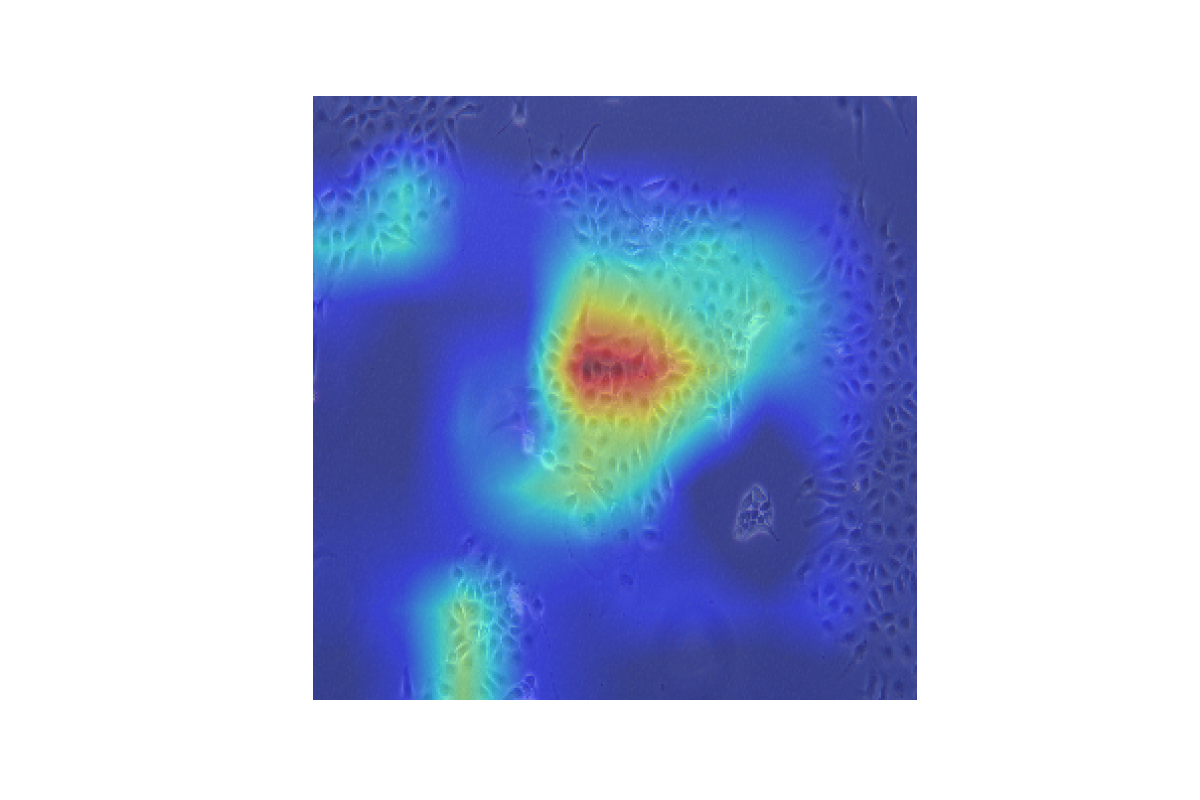
#> input picture attachments/control_Oral17- GradCAM- correct prediction.png, 2400 x 1600 px (shown at 1/2 size); its folder holds only this picture in this run
$ python -i S1_Prep_RadomSplit.py   (imports and definitions only)
#> lines starting #> are read from the running program, lines starting #| are printed output that depends on the picture
#> further down, picture is the input picture: shape (1600, 2400, 3); mean B, G, R 224.9, 195.9, 185
# -*- coding: utf-8 -*-
"""
Created on Sun Jul 11 19:21:50 2021

@author: user
"""

import cv2
import numpy as np
import pandas as pd
import matplotlib.pyplot as plt

from collections import OrderedDict

import os
from os import listdir, walk

'''
data_folder = 'lung cancer 0615-0600'
Label0 = "h1975"
Label1 = "or4"
Labels = [Label0,Label1]

## Data directory
origion_path = "D:\\Project_Jane\\StemCellReg2021\\Data\\" + data_folder
## Analysis directory
directory = "D:\Project_Jane\StemCellReg2021\Lung cancer binary classification_K-fold CV"

#Define the splitted file names and their ratios (sum=1)
split_ratio = OrderedDict({'train': 0.85, 'test': 0.15})
'''
#%%
#                                               O. Full Data Preprocessing

#%%

#%%                                            0.1 Resize of Input Data set
# [19 lines left out: function Resize_Prep, not called in this run]

#%%                                            0.2 Equalize & Binaritize Input Data set

from skimage import exposure

def img_equalize_binary(image, threshold=None):
    '''
    equalized gray-scale/ RGB image using "Contrast Limited Adaptive Histogram Equalization (CLAHE)" (which turn data range into [0,1]),
    and then binarize image according to threshold(defaul 0.5)
    Input:
        image: np.array
                if len(image.shape)=2-> gray-scale with shape = (W, H)
                if len(image.shape)=3-> RGB-scale with shape = (W, H, 3)
        threshold: None or float value
            if !=None, then each pixel value is binarized by threshold=a
    Output:
        image_bi: np.array of binarized data
            if gray-scale: shape = (W, H)
            if RGB-scale: shape = (W, H, 3), note that CLAHE is performed individually for each color channel
    '''
    if len(image.shape)==2:
        image_eq =  exposure.equalize_adapthist(image)
        if threshold==None:
            image_bi = image_eq
        else:
            image_bi =  np.where(image_eq > threshold, 1, 0)
    elif len(image.shape)==3:
        image_eq_R =  exposure.equalize_adapthist(image[:,:,0])
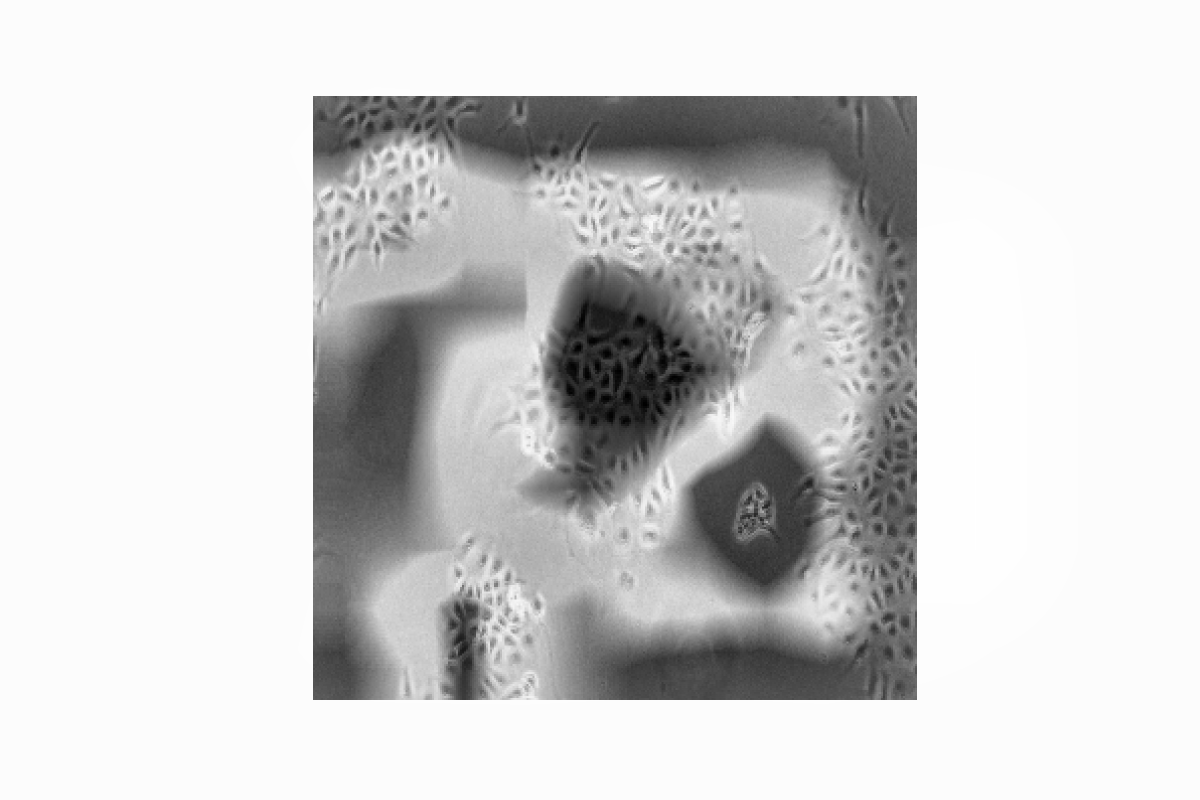
#> image_eq_R: shape (1600, 2400) float64 (shown at 1/2 size); min 0, max 1, mean 0.824
        image_eq_G =  exposure.equalize_adapthist(image[:,:,1])
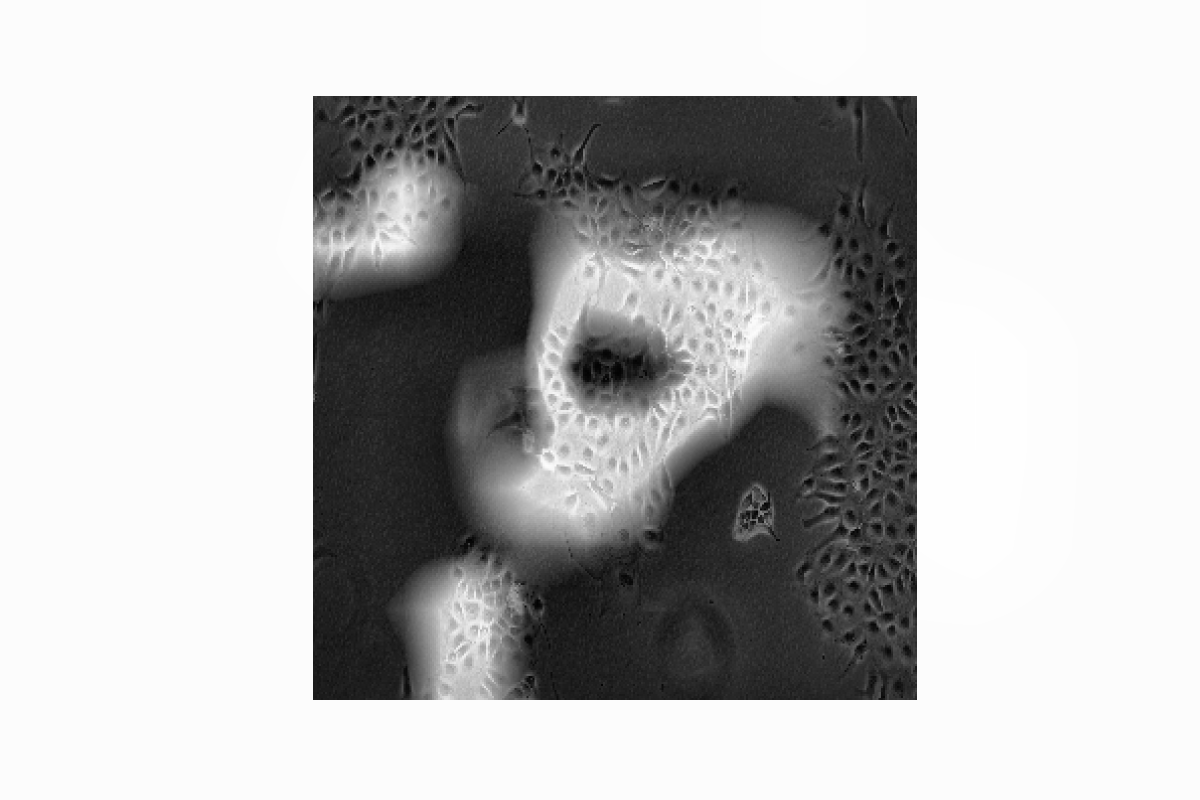
#> image_eq_G: shape (1600, 2400) float64 (shown at 1/2 size); min 0, max 1, mean 0.735
        image_eq_B =  exposure.equalize_adapthist(image[:,:,2])
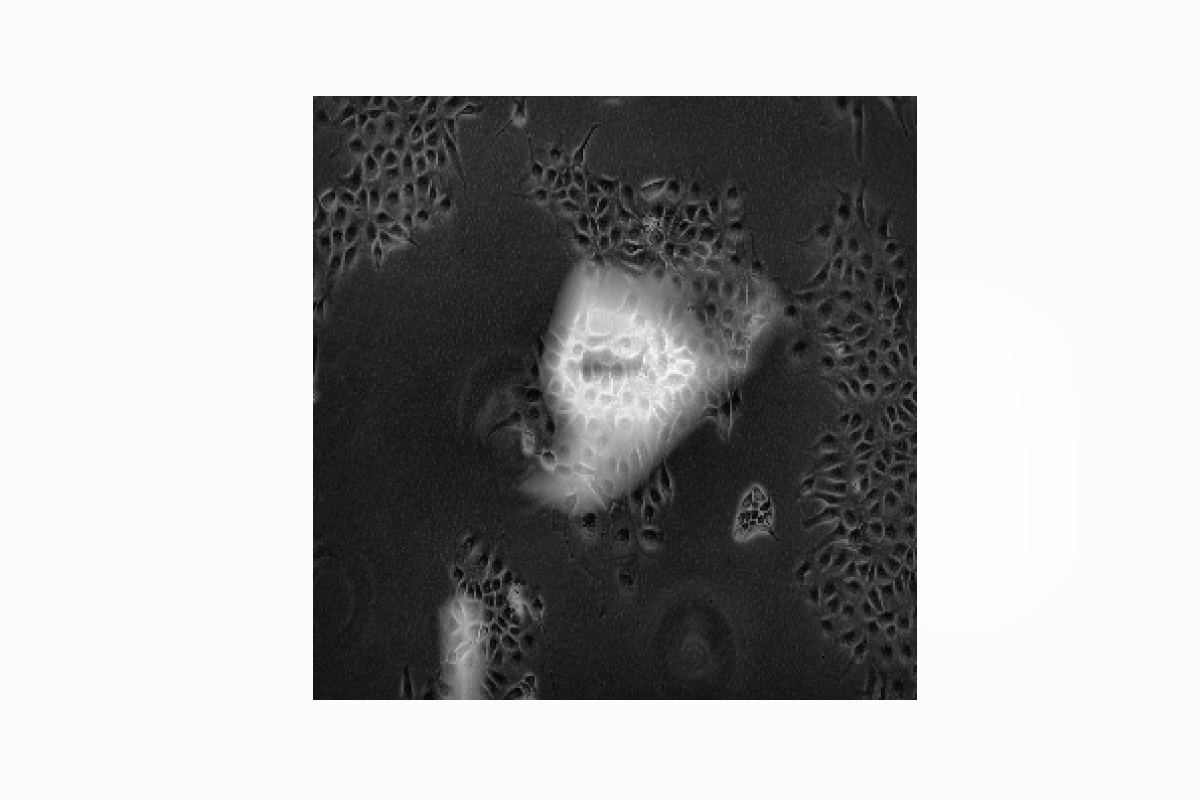
#> image_eq_B: shape (1600, 2400) float64 (shown at 1/2 size); min 0, max 1, mean 0.694
        image_eq = np.concatenate([image_eq_R[:,:, np.newaxis], image_eq_G[:,:, np.newaxis], image_eq_B[:,:, np.newaxis]], axis = 2)
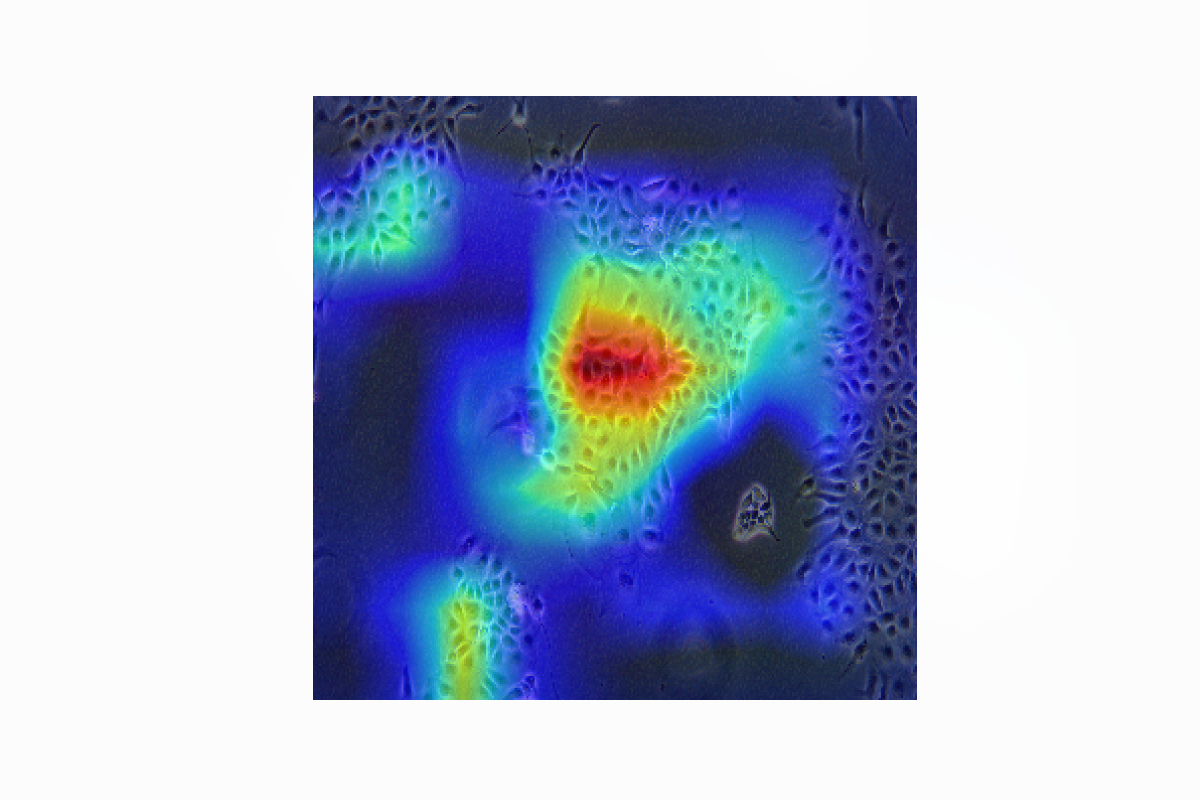
#> image_eq: shape (1600, 2400, 3) float64 (shown at 1/2 size); mean of channels 0, 1, 2 0.824, 0.735, 0.694; drawn as B, G, R
        if threshold==None:
            image_bi = image_eq
        else:
            image_bi =  np.where(image_eq > threshold, 1, 0)

    return image_bi
'''
image_bi = img_equalize_binary(image, threshold=0.5)
# for Gray imgae
plt.imshow(image_bi, cmap='gray')
plt.show()
# for RGB imgae
plt.imshow(image_bi*255)# transform {0,1} to {0, 255} binary data so as for RGB visualization
plt.show()
'''

#%%
#                      I. Random Strafified Split for, say, Training / Validatrion / Testing sets

#%%
# [57 lines left out: function Split_Data_Strafied, not called in this run]
'''
#Application

from CNN_Procedure import S1_Prep_RadomSplit as S1

#Define the splitted file names and their ratios (sum=1)
from collections import OrderedDict
split_ratio = OrderedDict({'train': 0.60, 'val': 0.20, 'test': 0.20})

resize = None

split_data, split_index = S1.Split_Data_Strafied(origion_path, Labels, split_ratio, resize = resize)

#Extract and name corresponding data - hard label ----------------------------------------------------------
train_data = np.concatenate([split['train'] for label, split in split_data.items()], 0)
train_label = np.concatenate([np.zeros(len(split['train']), dtype=np.int_) + Labels_dic[label] for label, split in split_data.items()], 0).astype(np.int_)
train_index = [x  for label, split in split_index.items() for x in split['train']]

val_data = np.concatenate([split['val'] for label, split in split_data.items()], 0)
val_label = np.concatenate([np.zeros(len(split['val']), dtype=np.int_) + Labels_dic[label] for label, split in split_data.items()], 0).astype(np.int_)
val_index = [x  for label, split in split_index.items() for x in split['val']]

test_data = np.concatenate([split['test'] for label, split in split_data.items()], 0)
test_label = np.concatenate([np.zeros(len(split['test']), dtype=np.int_) + Labels_dic[label] for label, split in split_data.items()], 0).astype(np.int_)
test_index = [x  for label, split in split_index.items() for x in split['test']]
'''

>>> import cv2
>>> picture = cv2.imread('../../attachments/control_Oral17- GradCAM- correct prediction.png')
>>> result = img_equalize_binary(picture)

$ run again, on attachments/control_Oral17- Guided Backprop.png
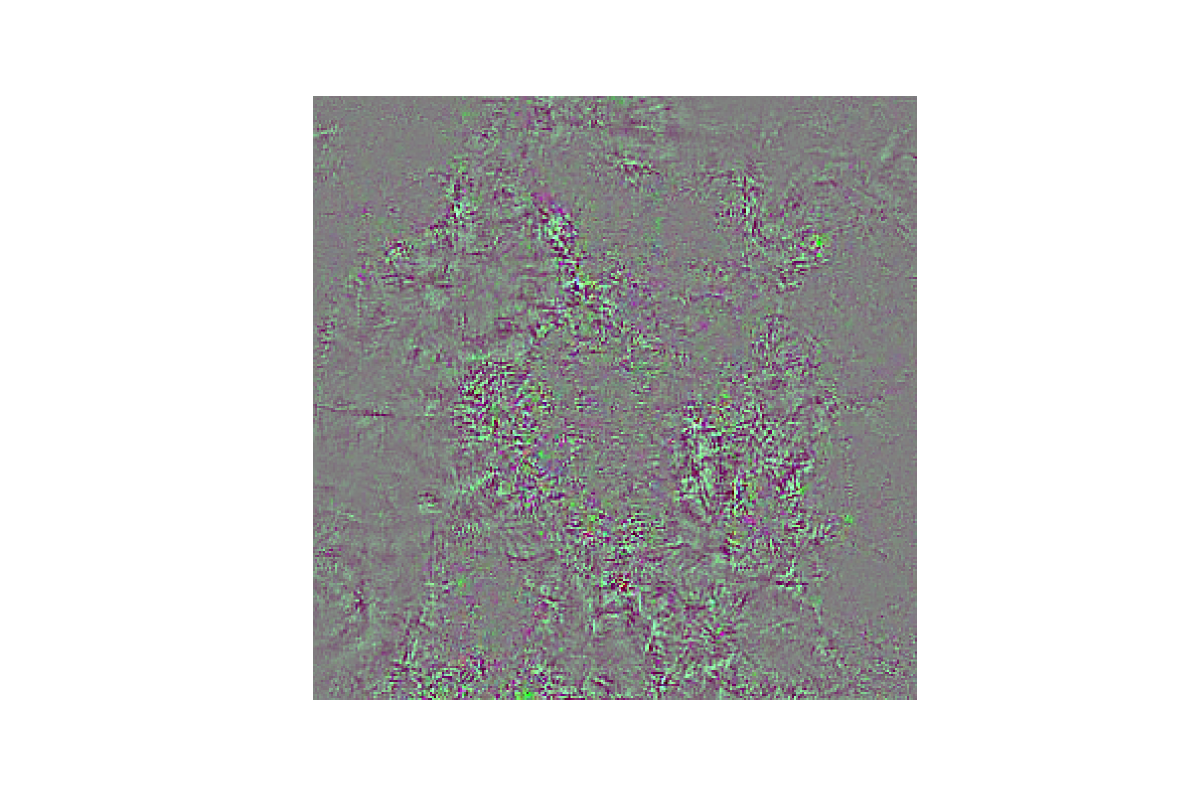
#> input picture attachments/control_Oral17- Guided Backprop.png, 2400 x 1600 px (shown at 1/2 size)
#> picture is the input picture: shape (1600, 2400, 3); mean B, G, R 206.3, 206.4, 206.4
#> in img_equalize_binary, `image_eq_G =  exposure.equalize_adapthist(image[:,:,1])`:
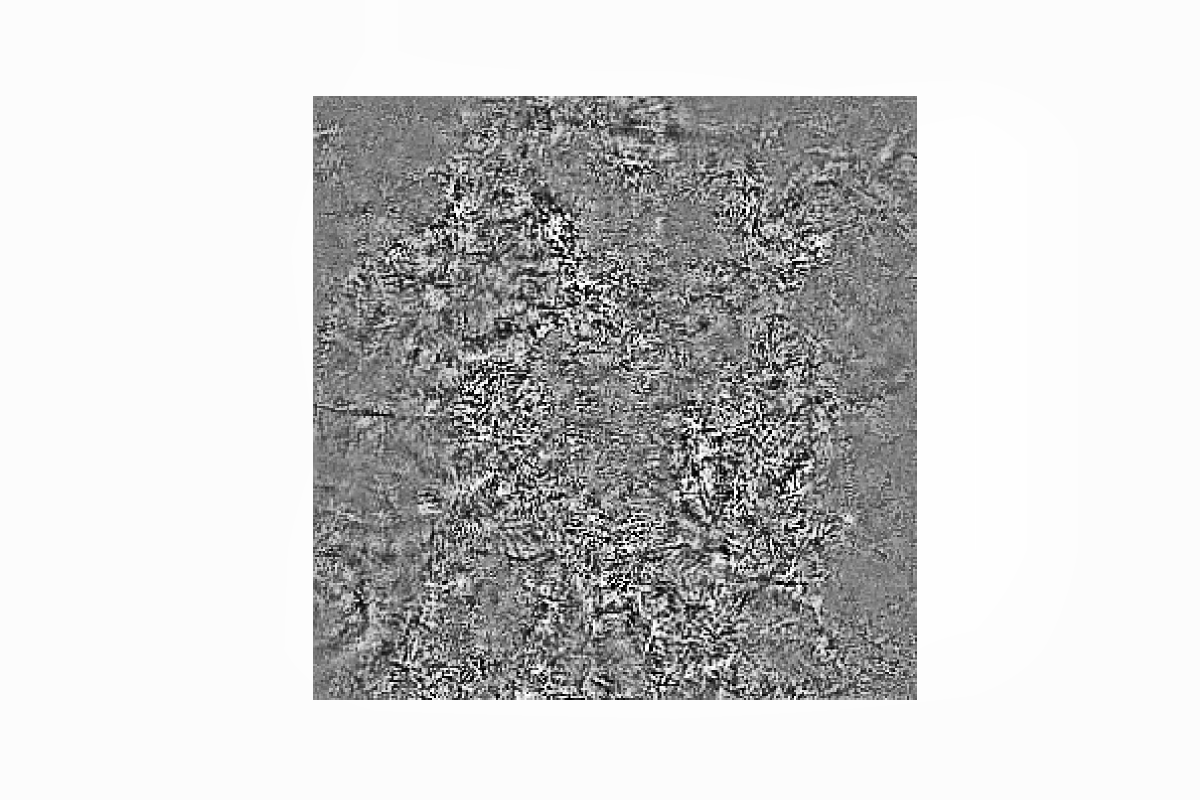
#> image_eq_G: shape (1600, 2400) float64 (shown at 1/2 size); min 0, max 1, mean 0.804
#> in img_equalize_binary, `image_eq = np.concatenate([image_eq_R[:,:, np.newaxis], image_eq_G[:,:..`:
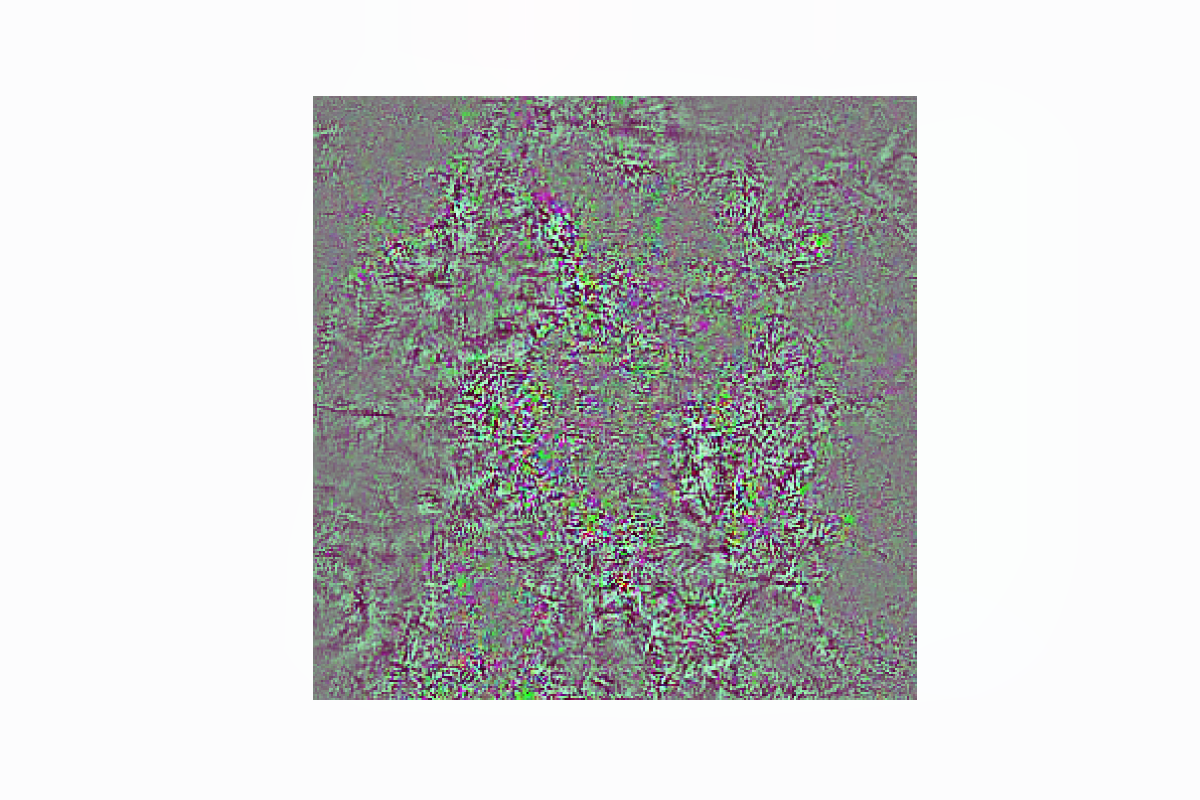
#> image_eq: shape (1600, 2400, 3) float64 (shown at 1/2 size); mean of channels 0, 1, 2 0.805, 0.804, 0.801; drawn as B, G, R
